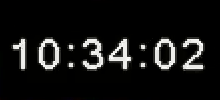
#> input picture Estudos para alinhar os frames com OCR/Analise c4/corte.png, 220 x 100 px, found by its file name
$ python avermelharDigito.py
#> lines starting #> are read from the running program, lines starting #| are printed output that depends on the picture
from PIL import Image

# Abrir a imagem
img = Image.open('corte.png')
#> img is the input picture: PIL image 220x100 RGB; mean R, G, B 19.9, 19.9, 19.3
pixels = img.load()

# Definir a faixa de tolerância para as cores
min_r, max_r = 218, 255
min_g, max_g = 218, 255
min_b, max_b = 218, 255

# Definir a cor vermelha
cor_vermelha = (255, 0, 0)

# Percorrer todos os pixels da imagem
for x in range(img.size[0]):
    for y in range(img.size[1]):
        pixel = pixels[x, y]
        # Verificar se o pixel está dentro da faixa de tolerância
        if (min_r <= pixel[0] <= max_r and
            min_g <= pixel[1] <= max_g and
            min_b <= pixel[2] <= max_b):
            # Se estiver, mudar o pixel para vermelho
            pixels[x, y] = cor_vermelha

# Salvar a imagem modificada
img.save('vermelho.png')
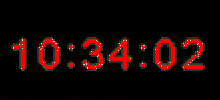
#> saved as vermelho.png: PIL image 220x100 RGB; mean R, G, B 21.1, 4.6, 4.2
